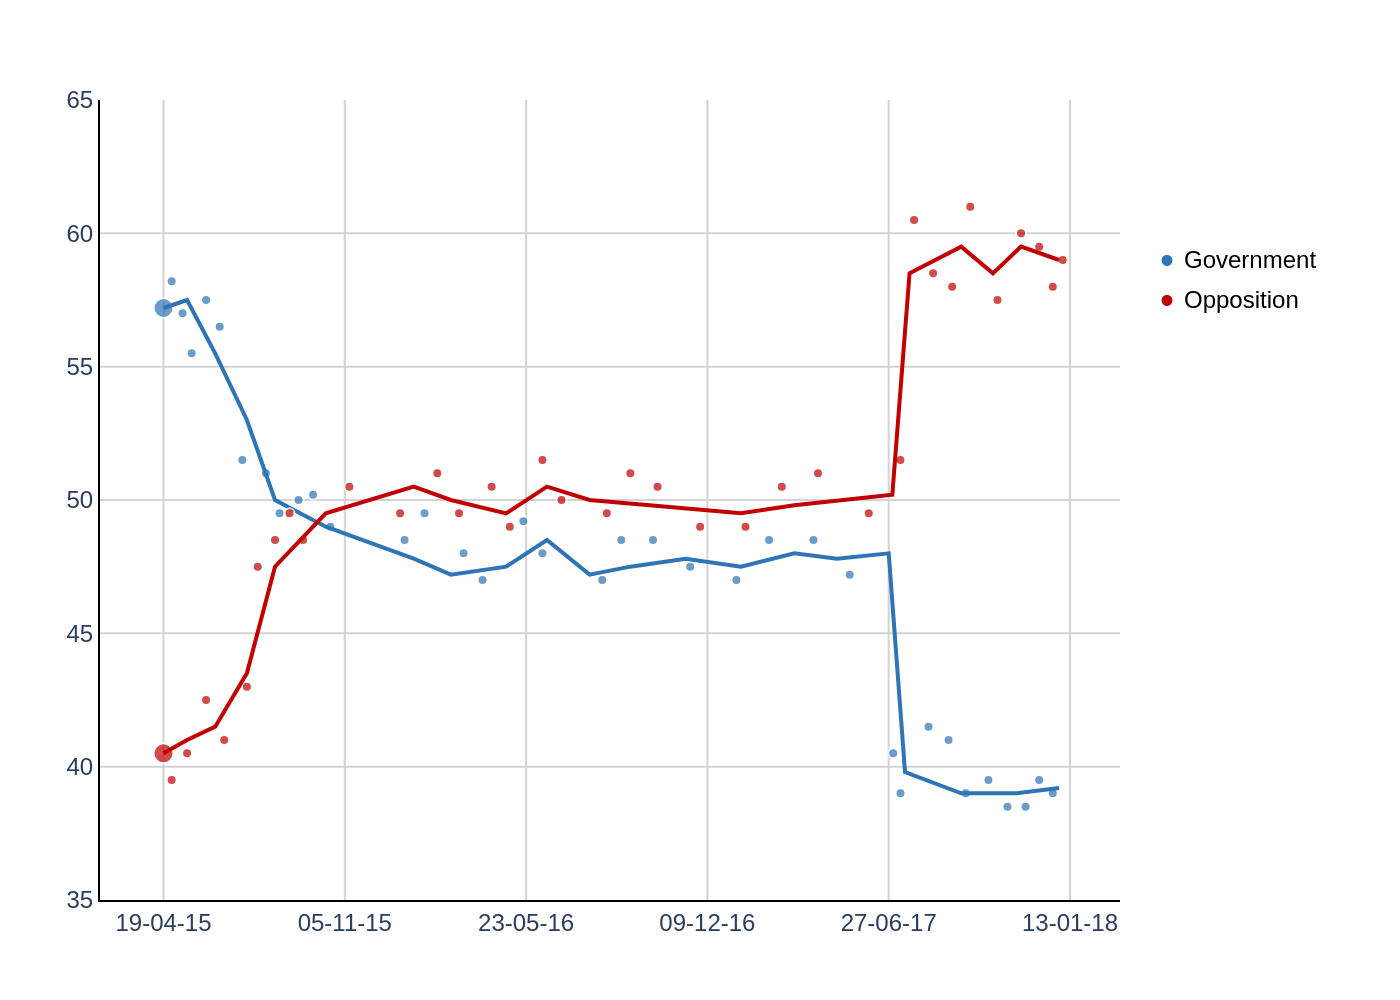

The Python source for this figure:
import sys
import json
from pathlib import Path
import plotly.graph_objects as go

if len(sys.argv) != 2:
    print("Usage: python <script_name>.py <json_file_path>")
    sys.exit(1)

json_path = Path(sys.argv[1])
if not json_path.is_file():
    print(f"Error: JSON file not found at '{json_path}'")
    sys.exit(1)

with open(json_path, 'r', encoding='utf-8') as f:
    chart_data = json.load(f)

fig = go.Figure()

# Add data traces from JSON
for series in chart_data['chart_data']:
    name = series['name']
    color = chart_data['colors'].get(name)

    # Add scatter plot for individual data points
    fig.add_trace(go.Scatter(
        x=series['scatter_x'],
        y=series['scatter_y'],
        mode='markers',
        marker=dict(
            color=color,
            size=series['marker_sizes']
        ),
        showlegend=False,
        name=name
    ))

    # Add line plot for the trend
    fig.add_trace(go.Scatter(
        x=series['line_x'],
        y=series['line_y'],
        mode='lines',
        line=dict(
            color=color,
            width=2
        ),
        showlegend=False,
        name='' 
    ))

# Custom legend using annotations
annotations = []
legend_y_start = 0.8
legend_y_step = -0.05
for i, item in enumerate(chart_data['texts']['legend_items']):
    series_name = item['name']
    color = chart_data['colors'].get(series_name)
    y_pos = legend_y_start + i * legend_y_step

    # Add marker symbol
    annotations.append(
        go.layout.Annotation(
            x=0.88,
            y=y_pos,
            xref='paper',
            yref='paper',
            text='•',
            showarrow=False,
            xanchor='left',
            yanchor='middle',
            font=dict(color=color, size=20)
        )
    )
    # Add text label
    annotations.append(
        go.layout.Annotation(
            x=0.9,
            y=y_pos,
            xref='paper',
            yref='paper',
            text=item['text'],
            showarrow=False,
            xanchor='left',
            yanchor='middle',
            font=dict(color='black', size=12)
        )
    )

# Build title and subtitle string
title_text = ''
if chart_data['texts'].get('title'):
    title_text += chart_data['texts']['title']
if chart_data['texts'].get('subtitle'):
    title_text += f"<br><sup>{chart_data['texts']['subtitle']}</sup>"

# Update layout
fig.update_layout(
    template='plotly_white',
    font=dict(family="Arial"),
    title=dict(text=title_text, x=0.05, xanchor='left'),
    width=900,
    height=500,
    margin=dict(l=50, r=50, t=50, b=50),
    xaxis=dict(
        domain=[0, 0.85],
        tickvals=chart_data['axes']['x_tickvals'],
        ticktext=chart_data['axes']['x_ticktext'],
        showgrid=True,
        gridcolor='lightgrey',
        showline=True,
        linecolor='black',
        linewidth=1
    ),
    yaxis=dict(
        range=chart_data['axes']['y_range'],
        dtick=5,
        showgrid=True,
        gridcolor='lightgrey',
        showline=True,
        linecolor='black',
        linewidth=1
    ),
    showlegend=False,
    annotations=annotations
)

output_filename = json_path.stem + ".png"
fig.write_image(output_filename, scale=2)
print(f"Chart saved as {output_filename}")
